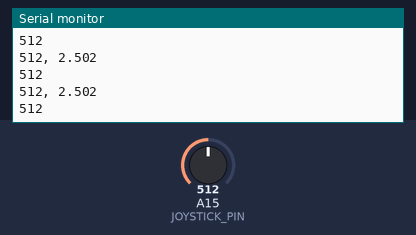
A sketch run on a simulated Arduino Mega 2560, built with avr-gcc and run on an emulated ATmega2560. On the bench: the last lines printed to the serial monitor. Inputs (shaded band) come from the test bench; at power-on: A15 (JOYSTICK_PIN) = 512.

Above: at 1.2 s.
1.3 s: A15 (JOYSTICK_PIN) set to 716
At 1.9 s:
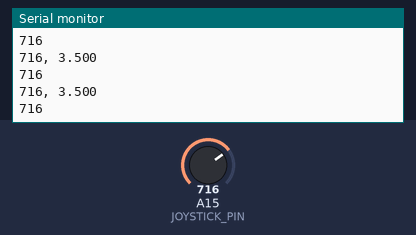
2.8 s: A15 (JOYSTICK_PIN) set to 900
At 3.7 s:
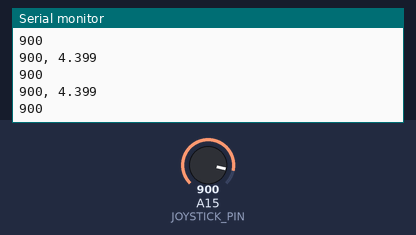
Timing chart, 0 to 5.8 s (numbered marks = the images above; inputs shaded):
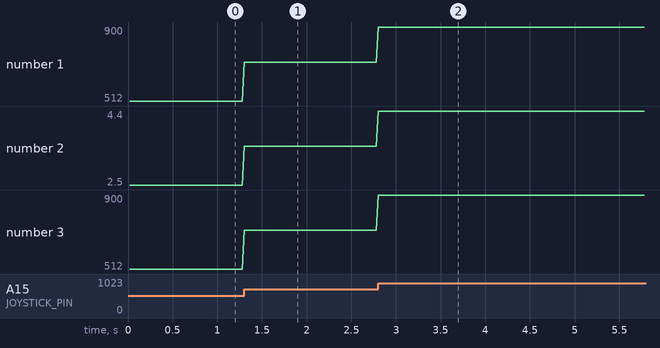

Measured:
- after the input at 1.3 s, the serial monitor: prints a new line at once (image 1)
- after the input at 2.8 s, the serial monitor: prints a new line at once (image 2)
- plotted number 1: 512 → 716 after the input at 1.3 s, 716 → 900 after the input at 2.8 s
- plotted number 2: 2.5 → 3.5 after the input at 1.3 s, 3.5 → 4.4 after the input at 2.8 s
- plotted number 3: 512 → 716 after the input at 1.3 s, 716 → 900 after the input at 2.8 s

The sketch:

new5v_jo.ino
```cpp
/*
 * Joystick reader — Arduino Mega 2560
 *  ▸ Reads 0–5 V analog joystick on A15
 *  ▸ Prints raw ADC value (0–1023) and calculated voltage
 */

const uint8_t JOYSTICK_PIN = A15;    // Analog input pin
const unsigned long SAMPLE_PERIOD_MS = 20;  // 50 Hz update

void setup() {
  Serial.begin(115200);              // Fast enough for frequent prints
  analogReference(DEFAULT);          // 5 V reference on the Mega 2560
  pinMode(JOYSTICK_PIN, INPUT);
}

void loop() {
  static unsigned long lastSample = 0;
  unsigned long now = millis();

  if (now - lastSample >= SAMPLE_PERIOD_MS) {
    lastSample = now;

    int raw = analogRead(JOYSTICK_PIN);               // 0-1023
    float volts = raw * (5.0 / 1023.0);               // map to 0-5 V

    // Print in a CSV-friendly format: raw,voltage
    Serial.print(raw);
    Serial.print(", ");
    Serial.println(volts, 3);       // 3-digit precision (e.g., 2.536 V)
    Serial.println(raw);       // 3-digit precision (e.g., 2.536 V)
  }
}
```
